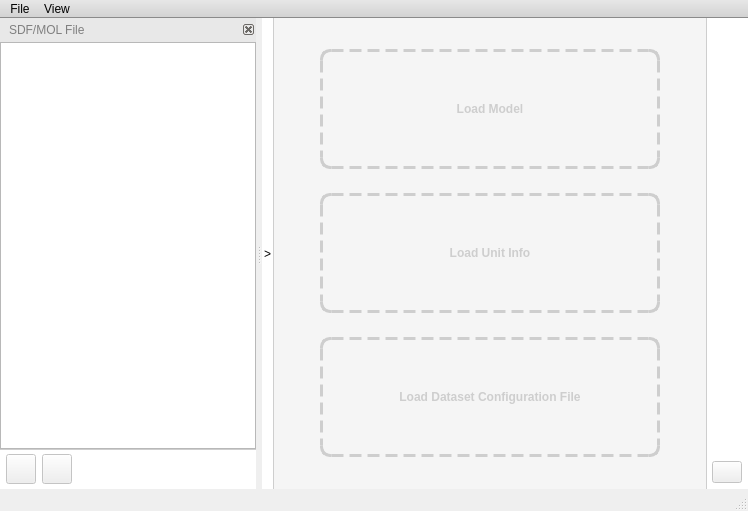
<?xml version="1.0" encoding="UTF-8"?>
<ui version="4.0">
 <class>gui::MokaWindow</class>
 <widget class="QMainWindow" name="gui::MokaWindow">
  <property name="geometry">
   <rect>
    <x>0</x>
    <y>0</y>
    <width>748</width>
    <height>511</height>
   </rect>
  </property>
  <property name="windowIcon">
   <iconset resource="../moka_tool.qrc">
    <normaloff>:/images/moka-logo-256x256.png</normaloff>:/images/moka-logo-256x256.png</iconset>
  </property>
  <property name="styleSheet">
   <string notr="true">QMenuBar {
	background-color: qlineargradient(x1:0, y1:1, x2:0, y2:0, stop:0 #D1D1D1, stop:1 #E7E7E7);
	border-bottom-style: solid;
	border-bottom-width: 1px;
	border-bottom-color: #8A8A8A;
}

QMenuBar::item {
	spacing: 3px; /* spacing between menu bar items */
	padding: 2px 4px;
	background: transparent;
	border-top-right-radius: 2px;
	border-top-left-radius: 2px;
}

QMenuBar::item:pressed {
	background: #717171;
	color: #FFFFFF; 
	border-style: solid;
	border-width: 1px;
	border-color: #313131;
	border-bottom-style: none;
}

QMenu {
	background: #717171;
	color: #FFFFFF; 	
	border-style: solid;
	border-width: 1px;
	border-color: #313131;
}

QMenu::item:selected {
	background: #404040;
}


QMenu::item:disabled {
	color: #B7B7B7; 
	background: #717171;
}

/*
QMenu::item:disabled:selected { 
	background: transparent;
}
*/

QWidget#wdg_map_view, QWidget#wdg_molecules {
	background-color: #F5F5F5;
}

QDockWidget {
	border: 1px solid lightgray;
	color: #808080;
}

QDockWidget::title {
	text-align: left;
	background: #E8E8E8;
	/* padding-left: 5px; */
	padding: 5px;
}
</string>
  </property>
  <widget class="QWidget" name="wdg_main_widget">
   <layout class="QHBoxLayout" name="wdg_main_widget_hlayout">
    <property name="spacing">
     <number>0</number>
    </property>
    <property name="margin">
     <number>0</number>
    </property>
    <item>
     <widget class="QWidget" name="wdg_open_molecules_dock" native="true">
      <property name="sizePolicy">
       <sizepolicy hsizetype="Minimum" vsizetype="Preferred">
        <horstretch>0</horstretch>
        <verstretch>0</verstretch>
       </sizepolicy>
      </property>
      <property name="minimumSize">
       <size>
        <width>12</width>
        <height>0</height>
       </size>
      </property>
      <property name="maximumSize">
       <size>
        <width>12</width>
        <height>16777215</height>
       </size>
      </property>
      <property name="cursor">
       <cursorShape>PointingHandCursor</cursorShape>
      </property>
      <property name="toolTip">
       <string>SDF/MOL File</string>
      </property>
      <property name="styleSheet">
       <string notr="true">QPushButton#btn_open_molecules_dock {
	background-color: #FFFFFF;
	border-right: 1px solid #CECECE;
	border-style: outset;
}

QPushButton#btn_open_molecules_dock:pressed {
	background-color: #D1D1D1;
	/* border-style: inset; */
}

</string>
      </property>
      <layout class="QVBoxLayout" name="verticalLayout_2">
       <property name="spacing">
        <number>0</number>
       </property>
       <property name="margin">
        <number>0</number>
       </property>
       <item>
        <widget class="QPushButton" name="btn_open_molecules_dock">
         <property name="sizePolicy">
          <sizepolicy hsizetype="Expanding" vsizetype="Expanding">
           <horstretch>0</horstretch>
           <verstretch>0</verstretch>
          </sizepolicy>
         </property>
         <property name="focusPolicy">
          <enum>Qt::TabFocus</enum>
         </property>
         <property name="text">
          <string>&gt;</string>
         </property>
        </widget>
       </item>
      </layout>
     </widget>
    </item>
    <item>
     <widget class="QWidget" name="wdg_load" native="true">
      <property name="styleSheet">
       <string notr="true">QWidget#wdg_load_controls {
	background-color: #FFFFFF;
	border-left: 1px solid #CECECE;
}

QWidget#wdg_load_panel {
	background-color: #F5F5F5;
}
</string>
      </property>
      <layout class="QHBoxLayout" name="horizontalLayout_2" stretch="0,0">
       <property name="spacing">
        <number>0</number>
       </property>
       <property name="margin">
        <number>0</number>
       </property>
       <item>
        <widget class="QWidget" name="wdg_load_panel" native="true">
         <property name="styleSheet">
          <string notr="true">QLabel {
	background-color: transparent;
	color: #CECECE; 
	border: 3px dashed #CECECE;
	border-radius: 10px;
	/* min-width: 200px;  */
	/* min-height: 120px; */
	/* padding: 60px; */
	font: bold;
}
</string>
         </property>
         <layout class="QGridLayout" name="gridLayout" columnstretch="0,1,0">
          <property name="verticalSpacing">
           <number>24</number>
          </property>
          <property name="margin">
           <number>6</number>
          </property>
          <item row="4" column="1">
           <spacer name="verticalSpacer_3">
            <property name="orientation">
             <enum>Qt::Vertical</enum>
            </property>
            <property name="sizeHint" stdset="0">
             <size>
              <width>20</width>
              <height>40</height>
             </size>
            </property>
           </spacer>
          </item>
          <item row="1" column="2">
           <spacer name="horizontalSpacer_3">
            <property name="orientation">
             <enum>Qt::Horizontal</enum>
            </property>
            <property name="sizeHint" stdset="0">
             <size>
              <width>40</width>
              <height>20</height>
             </size>
            </property>
           </spacer>
          </item>
          <item row="0" column="1">
           <spacer name="verticalSpacer_2">
            <property name="orientation">
             <enum>Qt::Vertical</enum>
            </property>
            <property name="sizeHint" stdset="0">
             <size>
              <width>20</width>
              <height>40</height>
             </size>
            </property>
           </spacer>
          </item>
          <item row="1" column="1">
           <widget class="QLabel" name="lbl_load_model">
            <property name="sizePolicy">
             <sizepolicy hsizetype="Preferred" vsizetype="Fixed">
              <horstretch>0</horstretch>
              <verstretch>0</verstretch>
             </sizepolicy>
            </property>
            <property name="minimumSize">
             <size>
              <width>200</width>
              <height>120</height>
             </size>
            </property>
            <property name="cursor">
             <cursorShape>PointingHandCursor</cursorShape>
            </property>
            <property name="text">
             <string>Load Model</string>
            </property>
            <property name="alignment">
             <set>Qt::AlignCenter</set>
            </property>
            <property name="wordWrap">
             <bool>true</bool>
            </property>
            <property name="margin">
             <number>10</number>
            </property>
            <property name="indent">
             <number>0</number>
            </property>
           </widget>
          </item>
          <item row="1" column="0">
           <spacer name="horizontalSpacer">
            <property name="orientation">
             <enum>Qt::Horizontal</enum>
            </property>
            <property name="sizeHint" stdset="0">
             <size>
              <width>40</width>
              <height>20</height>
             </size>
            </property>
           </spacer>
          </item>
          <item row="2" column="1">
           <widget class="QLabel" name="lbl_load_unit_info">
            <property name="sizePolicy">
             <sizepolicy hsizetype="Preferred" vsizetype="Fixed">
              <horstretch>0</horstretch>
              <verstretch>0</verstretch>
             </sizepolicy>
            </property>
            <property name="minimumSize">
             <size>
              <width>200</width>
              <height>120</height>
             </size>
            </property>
            <property name="cursor">
             <cursorShape>PointingHandCursor</cursorShape>
            </property>
            <property name="text">
             <string>Load Unit Info</string>
            </property>
            <property name="alignment">
             <set>Qt::AlignCenter</set>
            </property>
            <property name="wordWrap">
             <bool>true</bool>
            </property>
            <property name="margin">
             <number>10</number>
            </property>
            <property name="indent">
             <number>0</number>
            </property>
           </widget>
          </item>
          <item row="3" column="1">
           <widget class="QLabel" name="lbl_load_dataset_config">
            <property name="sizePolicy">
             <sizepolicy hsizetype="Preferred" vsizetype="Fixed">
              <horstretch>0</horstretch>
              <verstretch>0</verstretch>
             </sizepolicy>
            </property>
            <property name="minimumSize">
             <size>
              <width>200</width>
              <height>120</height>
             </size>
            </property>
            <property name="cursor">
             <cursorShape>PointingHandCursor</cursorShape>
            </property>
            <property name="text">
             <string>Load Dataset Configuration File</string>
            </property>
            <property name="alignment">
             <set>Qt::AlignCenter</set>
            </property>
            <property name="wordWrap">
             <bool>true</bool>
            </property>
            <property name="margin">
             <number>10</number>
            </property>
            <property name="indent">
             <number>0</number>
            </property>
           </widget>
          </item>
         </layout>
        </widget>
       </item>
       <item>
        <widget class="QWidget" name="wdg_load_controls" native="true">
         <property name="sizePolicy">
          <sizepolicy hsizetype="Fixed" vsizetype="Preferred">
           <horstretch>0</horstretch>
           <verstretch>0</verstretch>
          </sizepolicy>
         </property>
         <property name="minimumSize">
          <size>
           <width>42</width>
           <height>0</height>
          </size>
         </property>
         <property name="maximumSize">
          <size>
           <width>42</width>
           <height>16777215</height>
          </size>
         </property>
         <layout class="QVBoxLayout" name="verticalLayout_3">
          <property name="margin">
           <number>6</number>
          </property>
          <item>
           <spacer name="verticalSpacer">
            <property name="orientation">
             <enum>Qt::Vertical</enum>
            </property>
            <property name="sizeHint" stdset="0">
             <size>
              <width>20</width>
              <height>362</height>
             </size>
            </property>
           </spacer>
          </item>
          <item>
           <widget class="QPushButton" name="btn_view_model">
            <property name="enabled">
             <bool>false</bool>
            </property>
            <property name="sizePolicy">
             <sizepolicy hsizetype="Fixed" vsizetype="Fixed">
              <horstretch>0</horstretch>
              <verstretch>0</verstretch>
             </sizepolicy>
            </property>
            <property name="maximumSize">
             <size>
              <width>30</width>
              <height>30</height>
             </size>
            </property>
            <property name="toolTip">
             <string>View Model</string>
            </property>
            <property name="icon">
             <iconset resource="../moka_tool.qrc">
              <normaloff>:/images/map-32x32.png</normaloff>:/images/map-32x32.png</iconset>
            </property>
            <property name="iconSize">
             <size>
              <width>22</width>
              <height>22</height>
             </size>
            </property>
           </widget>
          </item>
         </layout>
        </widget>
       </item>
      </layout>
     </widget>
    </item>
   </layout>
  </widget>
  <widget class="QMenuBar" name="menu_bar">
   <property name="geometry">
    <rect>
     <x>0</x>
     <y>0</y>
     <width>748</width>
     <height>21</height>
    </rect>
   </property>
   <widget class="QMenu" name="mnu_file">
    <property name="title">
     <string>File</string>
    </property>
    <addaction name="act_exit"/>
   </widget>
   <widget class="QMenu" name="menuView">
    <property name="title">
     <string>View</string>
    </property>
    <addaction name="act_view_model"/>
   </widget>
   <addaction name="mnu_file"/>
   <addaction name="menuView"/>
  </widget>
  <widget class="QStatusBar" name="status_bar"/>
  <widget class="QDockWidget" name="dck_molecules">
   <property name="features">
    <set>QDockWidget::DockWidgetClosable</set>
   </property>
   <property name="allowedAreas">
    <set>Qt::LeftDockWidgetArea</set>
   </property>
   <property name="windowTitle">
    <string>SDF/MOL File</string>
   </property>
   <attribute name="dockWidgetArea">
    <number>1</number>
   </attribute>
   <widget class="QWidget" name="wdg_molecules">
    <property name="styleSheet">
     <string notr="true">QWidget#wdg_molecules_controls {
	background-color: #FFFFFF;
	border-top: 1px solid #CECECE;
}
</string>
    </property>
    <layout class="QVBoxLayout" name="verticalLayout">
     <property name="spacing">
      <number>0</number>
     </property>
     <property name="margin">
      <number>0</number>
     </property>
     <item>
      <widget class="QListWidget" name="lst_molecules_list"/>
     </item>
     <item>
      <widget class="QWidget" name="wdg_molecules_controls" native="true">
       <property name="sizePolicy">
        <sizepolicy hsizetype="Preferred" vsizetype="Fixed">
         <horstretch>0</horstretch>
         <verstretch>0</verstretch>
        </sizepolicy>
       </property>
       <property name="minimumSize">
        <size>
         <width>0</width>
         <height>40</height>
        </size>
       </property>
       <layout class="QHBoxLayout" name="horizontalLayout_3">
        <property name="leftMargin">
         <number>6</number>
        </property>
        <property name="topMargin">
         <number>3</number>
        </property>
        <property name="rightMargin">
         <number>6</number>
        </property>
        <property name="bottomMargin">
         <number>3</number>
        </property>
        <item>
         <widget class="QPushButton" name="btn_molecules_open">
          <property name="enabled">
           <bool>false</bool>
          </property>
          <property name="sizePolicy">
           <sizepolicy hsizetype="Fixed" vsizetype="Fixed">
            <horstretch>0</horstretch>
            <verstretch>0</verstretch>
           </sizepolicy>
          </property>
          <property name="minimumSize">
           <size>
            <width>0</width>
            <height>0</height>
           </size>
          </property>
          <property name="maximumSize">
           <size>
            <width>30</width>
            <height>30</height>
           </size>
          </property>
          <property name="toolTip">
           <string>Load SDF/MOL File</string>
          </property>
          <property name="icon">
           <iconset resource="../moka_tool.qrc">
            <normaloff>:/images/document-open-32x32.png</normaloff>:/images/document-open-32x32.png</iconset>
          </property>
          <property name="iconSize">
           <size>
            <width>22</width>
            <height>22</height>
           </size>
          </property>
         </widget>
        </item>
        <item>
         <widget class="QPushButton" name="btn_molecules_calculate">
          <property name="enabled">
           <bool>false</bool>
          </property>
          <property name="sizePolicy">
           <sizepolicy hsizetype="Fixed" vsizetype="Fixed">
            <horstretch>0</horstretch>
            <verstretch>0</verstretch>
           </sizepolicy>
          </property>
          <property name="maximumSize">
           <size>
            <width>30</width>
            <height>30</height>
           </size>
          </property>
          <property name="toolTip">
           <string>Calculate</string>
          </property>
          <property name="icon">
           <iconset resource="../moka_tool.qrc">
            <normaloff>:/images/system-run-32x32.png</normaloff>:/images/system-run-32x32.png</iconset>
          </property>
          <property name="iconSize">
           <size>
            <width>22</width>
            <height>22</height>
           </size>
          </property>
         </widget>
        </item>
        <item>
         <spacer name="horizontalSpacer_2">
          <property name="orientation">
           <enum>Qt::Horizontal</enum>
          </property>
          <property name="sizeHint" stdset="0">
           <size>
            <width>40</width>
            <height>20</height>
           </size>
          </property>
         </spacer>
        </item>
       </layout>
      </widget>
     </item>
    </layout>
   </widget>
  </widget>
  <action name="act_exit">
   <property name="icon">
    <iconset resource="../moka_tool.qrc">
     <normaloff>:/images/application-exit-32x32.png</normaloff>:/images/application-exit-32x32.png</iconset>
   </property>
   <property name="text">
    <string>Exit</string>
   </property>
   <property name="shortcut">
    <string>Ctrl+Q</string>
   </property>
  </action>
  <action name="act_view_model">
   <property name="enabled">
    <bool>false</bool>
   </property>
   <property name="text">
    <string>Model</string>
   </property>
   <property name="toolTip">
    <string>View Model</string>
   </property>
   <property name="shortcut">
    <string>Ctrl+M</string>
   </property>
  </action>
 </widget>
 <layoutdefault spacing="6" margin="11"/>
 <resources>
  <include location="../moka_tool.qrc"/>
 </resources>
 <connections>
  <connection>
   <sender>act_exit</sender>
   <signal>activated()</signal>
   <receiver>gui::MokaWindow</receiver>
   <slot>close()</slot>
   <hints>
    <hint type="sourcelabel">
     <x>-1</x>
     <y>-1</y>
    </hint>
    <hint type="destinationlabel">
     <x>377</x>
     <y>245</y>
    </hint>
   </hints>
  </connection>
  <connection>
   <sender>btn_view_model</sender>
   <signal>clicked()</signal>
   <receiver>act_view_model</receiver>
   <slot>trigger()</slot>
   <hints>
    <hint type="sourcelabel">
     <x>725</x>
     <y>456</y>
    </hint>
    <hint type="destinationlabel">
     <x>-1</x>
     <y>-1</y>
    </hint>
   </hints>
  </connection>
 </connections>
</ui>
